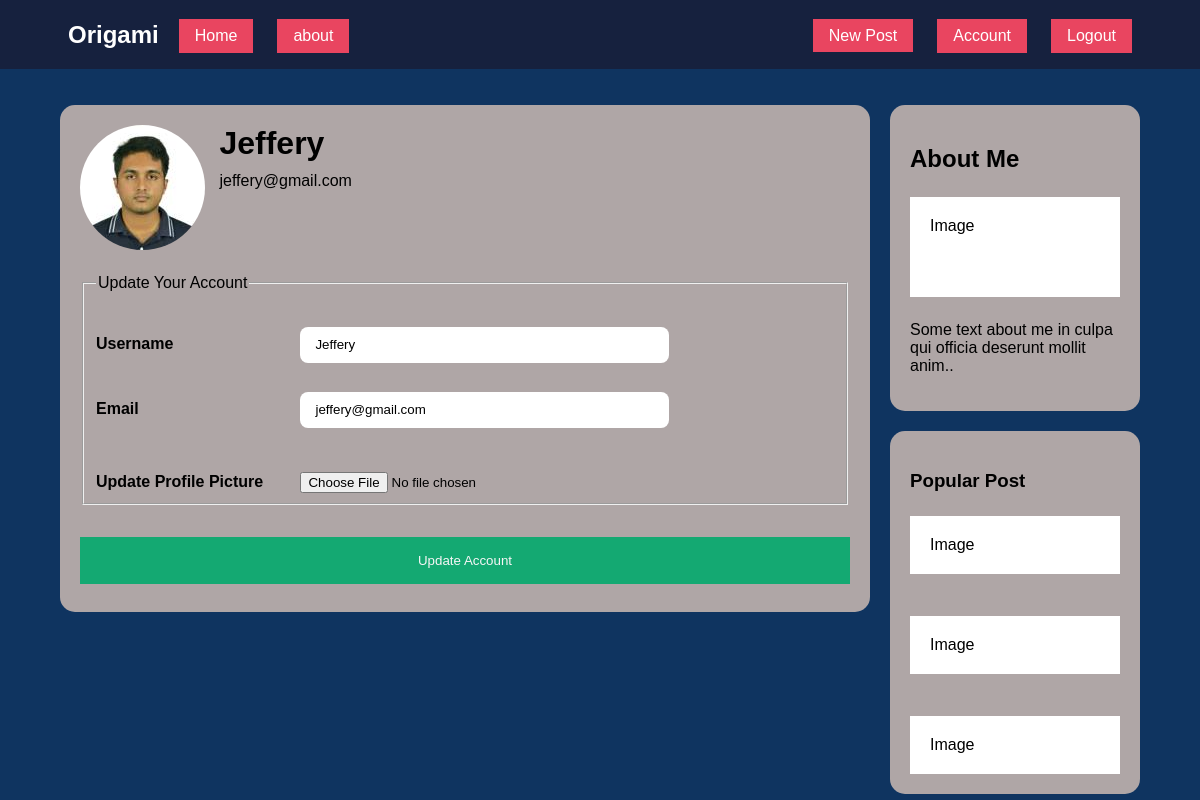
Page /account (signed in) on the committed database.
### origami/models.py (models this page shows, shortened)
class User(db.Model, UserMixin):
    id = db.Column(db.Integer, primary_key=True)
    username = db.Column(db.String(20), unique=True, nullable=False)
    email = db.Column(db.String(120), unique=True, nullable=False)
    image_file = db.Column(db.String(20), nullable=False, default='default.jpg')
    password = db.Column(db.String(60), nullable=False)
    posts = db.relationship('Post', backref='author', lazy=True)

### origami/routes.py (the view)
@app.route("/account", methods=['GET','POST'])
@login_required
def account():
    form = UpdateAccountForm()
    if form.validate_on_submit():
        if form.picture.data:
            picture_file = save_picture(form.picture.data)
            current_user.image_file = picture_file
        current_user.username = form.username.data
        current_user.email = form.email.data
        db.session.commit()
        flash('your account has been updated!', 'success')
        return redirect('account')
    elif request.method == 'GET':
        form.username.data = current_user.username
        form.email.data = current_user.email
    return render_template('account.html', title='Account',form=form)

### origami/forms.py (shortened to what this page needs)
class UpdateAccountForm(FlaskForm):
    username = StringField('Username',validators=[DataRequired(),Length(min=2, max=20)])
    email = StringField('Email', validators=[DataRequired(), Email()])
    picture = FileField('Update Profile Picture', validators=[FileAllowed(['jpg','png'])])
    submit = SubmitField('Update Account')

### origami/models.py (called while the page is built)
@login_manager.user_loader
def load_user(user_id):
    return User.query.get(int(user_id))

### origami/templates/account.html (shortened to what this page needs)
{% extends "layout.html" %}
{% block content %}
<div class="leftcolumn">
    <div class="card">
        <img src="{{url_for('static',filename='profile_pics/'+ current_user.image_file)}}" class="profile-pic" alt="users profile pics">
        <div class="text-file">
            <h1>{{current_user.username}}</h1>
            <p>{{current_user.email}}</p>
        </div>
        <form method="POST" action="" enctype="multipart/form-data">
            <fieldset>
                <legend>Update Your Account</legend>
                <div class="form-group">
                    {{form.username.label(class="form-control-label")}}
                    {% if form.username.errors %}
                        {{ form.username(class="is-invalid")}}
                        <div class="invaild-feedback">
                            {% for error in form.username.errors %}
                            <span>{{ error }}</span>
                            {% endfor %}
                        </div>
                    {% else %}
                        {{form.username(class="form-control")}}
                    {% endif %}
                </div>
                <div class="form-group">
                    {{form.email.label(class="form-control-label")}}
                    {% if form.email.errors%}
                        {{ form.email(class="is-invalid")}}
                        <div class="invaild-feedback">
                            {% for error in form.email.errors %}
                            <span>{{ error }}</span>
                            {% endfor %}
                        </div>
                    {% else %}
                        {{form.email(class="form-control")}}
                    {% endif %}
                </div>
                <div class="form-group">
                    {{form.picture.label(class="form-control-label")}}
                    {% if form.picture.errors%}
                        {{ form.picture(class="is-invalid")}}
                        <div class="invaild-feedback">
                            {% for error in form.picture.errors %}
                            <span>{{ error }}</span>
                            {% endfor %}
                        </div>
                    {% else %}
                        {{form.picture(class="form-control")}}
                    {% endif %}
                </div>
            </fieldset>
            <div class="form_group">
                {{form.submit(class="registerbtn")}}
            </div>
        </form>
    </div>
</div>
{% endblock content %}

### origami/static/css/style.css (style rules this page uses)
:root { box-sizing: border-box; }
body { margin: 0; background-color: #0F3460; font-family: Arial, Helvetica, sans-serif; }
body * + * { margin-top: 1.5em; }
.leftcolumn { float:left; width:75%; margin-top: 0; }
.card { background-color: #afa6a6; padding: 20px; margin-top: 20px; border-radius: 15px; }
input[type=text], input[type=password] { width: 50%; padding: 8px 15px; line-height: 1.5; margin: 5px 0 0 0 ; display: inline-block; border: #ddd; border-radius: 8px; }
.form-control-label { width: 200px; display: inline-block; font-weight: bold; }
.registerbtn { background-color: #04AA6D; color: white; padding: 16px 20px; margin: 8px 0; border: none; cursor: pointer; width: 100%; opacity: 0.9; }
.profile-pic { display: inline-block; vertical-align:top; border-radius: 50%; }
.text-file { display: inline-block; margin: 0; margin-left: 10px; }
.text-file h1, .text-file p { margin: 0 0 10px 0; }
.card:after { content: ""; display: table; clear: both; }

### rows in the picture
User: image_file (picture), username "Jeffery", email "jeffery@gmail.com"
